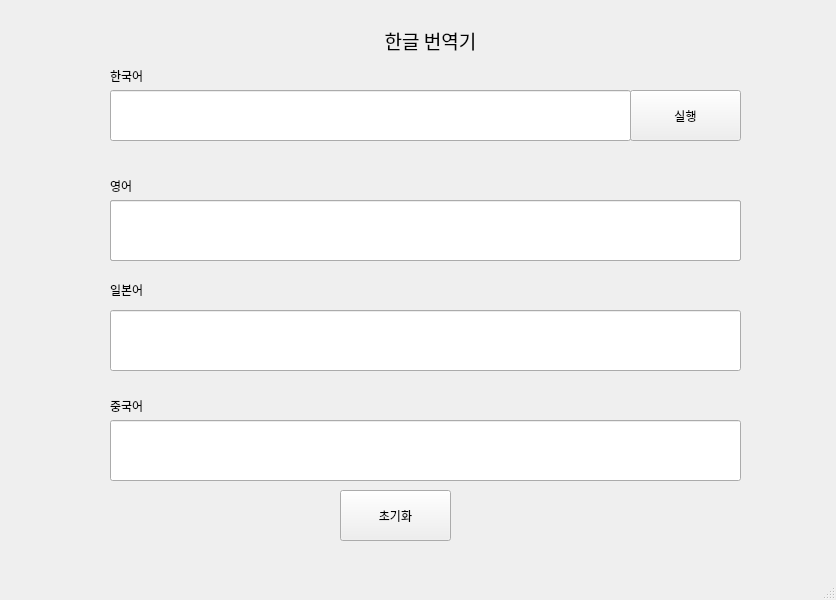
<?xml version="1.0" encoding="UTF-8"?>
<ui version="4.0">
 <class>MainWindow</class>
 <widget class="QMainWindow" name="MainWindow">
  <property name="geometry">
   <rect>
    <x>0</x>
    <y>0</y>
    <width>836</width>
    <height>600</height>
   </rect>
  </property>
  <property name="windowTitle">
   <string>MainWindow</string>
  </property>
  <widget class="QWidget" name="centralwidget">
   <widget class="QLineEdit" name="txteng">
    <property name="geometry">
     <rect>
      <x>110</x>
      <y>200</y>
      <width>631</width>
      <height>61</height>
     </rect>
    </property>
   </widget>
   <widget class="QLineEdit" name="txtJap">
    <property name="geometry">
     <rect>
      <x>110</x>
      <y>310</y>
      <width>631</width>
      <height>61</height>
     </rect>
    </property>
   </widget>
   <widget class="QLineEdit" name="txtChi">
    <property name="geometry">
     <rect>
      <x>110</x>
      <y>420</y>
      <width>631</width>
      <height>61</height>
     </rect>
    </property>
   </widget>
   <widget class="QLineEdit" name="txtKor">
    <property name="geometry">
     <rect>
      <x>110</x>
      <y>90</y>
      <width>521</width>
      <height>51</height>
     </rect>
    </property>
   </widget>
   <widget class="QLabel" name="label">
    <property name="geometry">
     <rect>
      <x>110</x>
      <y>180</y>
      <width>56</width>
      <height>12</height>
     </rect>
    </property>
    <property name="text">
     <string>영어</string>
    </property>
   </widget>
   <widget class="QLabel" name="label_2">
    <property name="geometry">
     <rect>
      <x>110</x>
      <y>280</y>
      <width>56</width>
      <height>20</height>
     </rect>
    </property>
    <property name="text">
     <string>일본어</string>
    </property>
   </widget>
   <widget class="QLabel" name="label_3">
    <property name="geometry">
     <rect>
      <x>110</x>
      <y>400</y>
      <width>56</width>
      <height>12</height>
     </rect>
    </property>
    <property name="text">
     <string>중국어</string>
    </property>
   </widget>
   <widget class="QLabel" name="label_4">
    <property name="geometry">
     <rect>
      <x>110</x>
      <y>70</y>
      <width>56</width>
      <height>12</height>
     </rect>
    </property>
    <property name="text">
     <string>한국어</string>
    </property>
   </widget>
   <widget class="QLabel" name="txtTitle">
    <property name="geometry">
     <rect>
      <x>360</x>
      <y>20</y>
      <width>141</width>
      <height>41</height>
     </rect>
    </property>
    <property name="font">
     <font>
      <family>Algerian</family>
      <pointsize>14</pointsize>
     </font>
    </property>
    <property name="text">
     <string>한글 번역기</string>
    </property>
    <property name="alignment">
     <set>Qt::AlignCenter</set>
    </property>
   </widget>
   <widget class="QPushButton" name="trans_button">
    <property name="geometry">
     <rect>
      <x>630</x>
      <y>90</y>
      <width>111</width>
      <height>51</height>
     </rect>
    </property>
    <property name="text">
     <string>실행</string>
    </property>
   </widget>
   <widget class="QPushButton" name="clear_botton">
    <property name="geometry">
     <rect>
      <x>340</x>
      <y>490</y>
      <width>111</width>
      <height>51</height>
     </rect>
    </property>
    <property name="text">
     <string>초기화</string>
    </property>
   </widget>
   <widget class="QLineEdit" name="txtEng">
    <property name="geometry">
     <rect>
      <x>110</x>
      <y>200</y>
      <width>631</width>
      <height>61</height>
     </rect>
    </property>
   </widget>
  </widget>
  <widget class="QMenuBar" name="menubar">
   <property name="geometry">
    <rect>
     <x>0</x>
     <y>0</y>
     <width>836</width>
     <height>21</height>
    </rect>
   </property>
  </widget>
  <widget class="QStatusBar" name="statusbar"/>
 </widget>
 <resources/>
 <connections/>
</ui>
